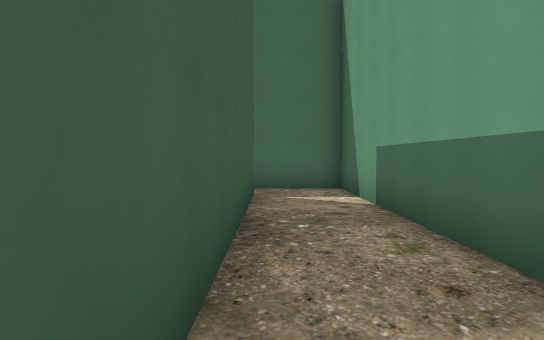
[1] (above)

24 first-person views from a walk through a Godot game level. The camera is 1.5 m above the floor, tilts 2° down and sees 70° across. The floor is counted in squares, 2 m on a side. Each view is taken from the middle of a square. On the plan, view 1 faces up. The plan holds only what a view shows up to about 12 squares ahead; the rest is blank. The place goes on beyond the plan. Characters and animated objects are not drawn. Some surface patterns are stand-ins.

[2]
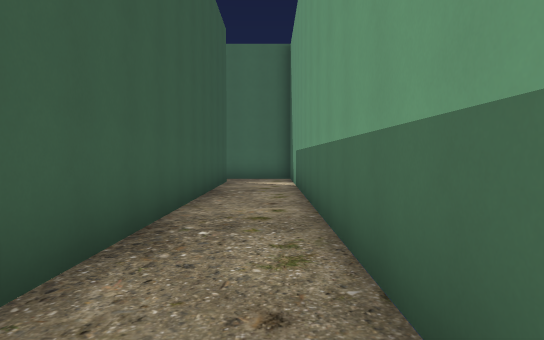

[3]
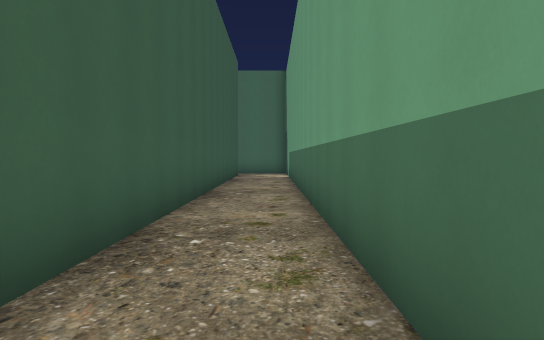

[4]
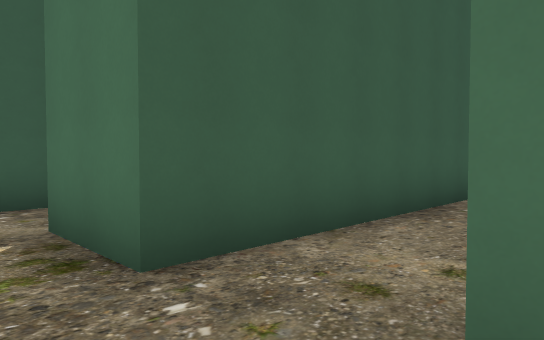

[5]
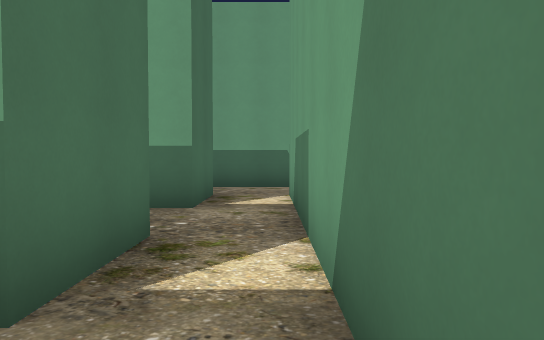

[6]
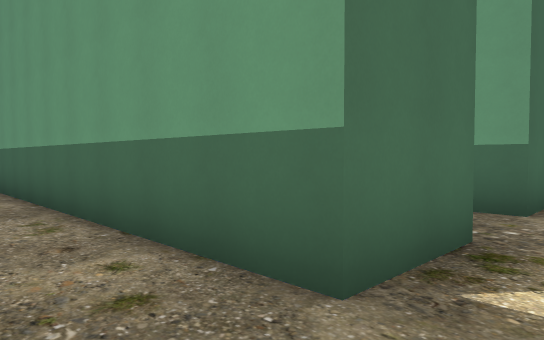

[7]
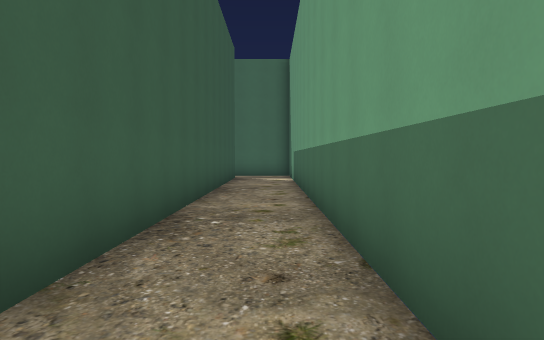

[8]
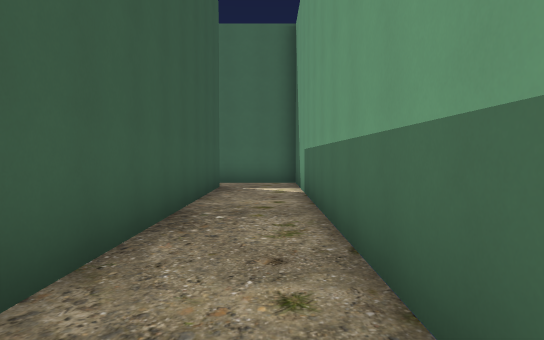

[9]
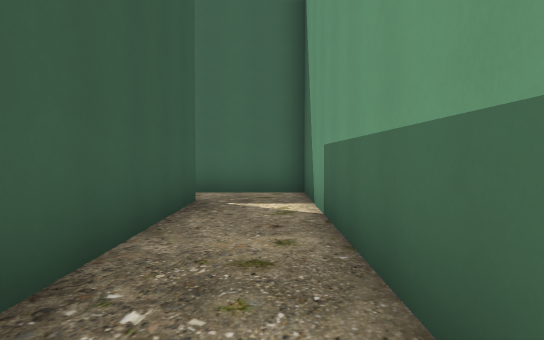

[10]
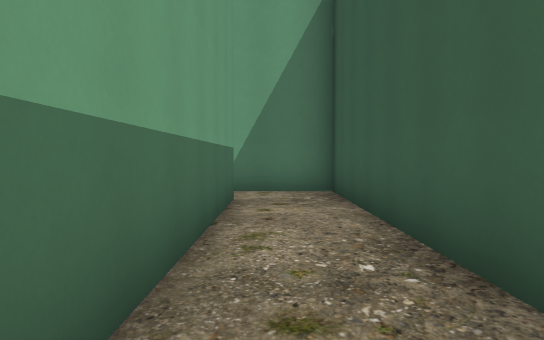

[11]
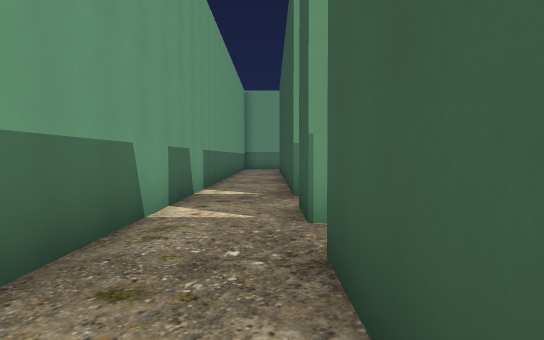

[12]
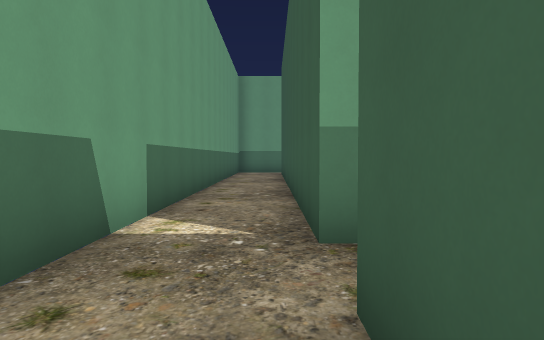

[13]
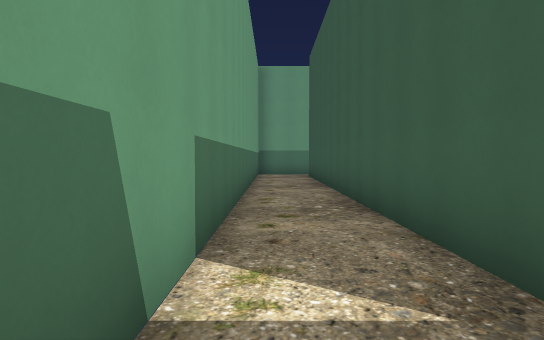

[14]
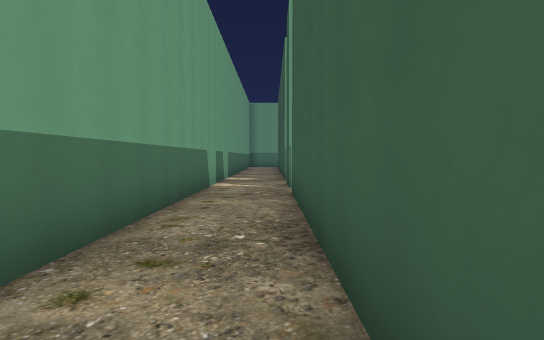

[15]
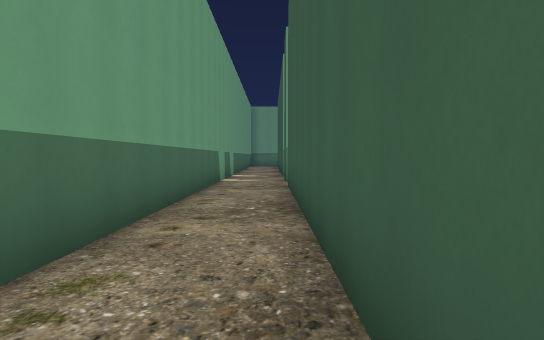

[16]
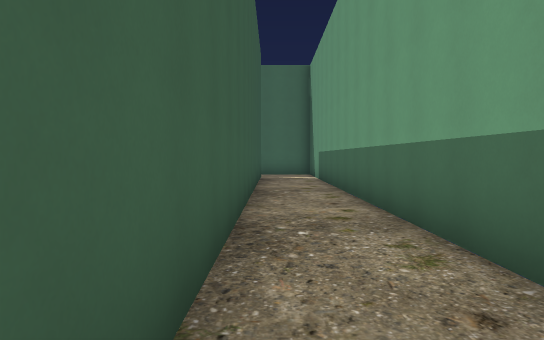

[17]
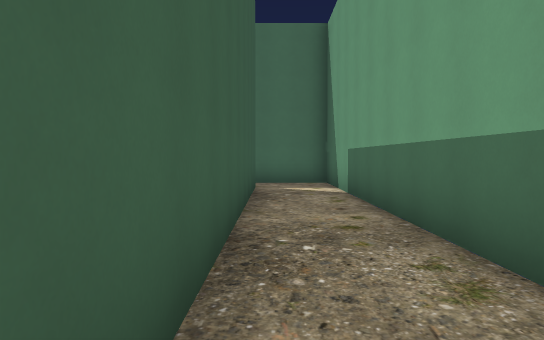

[18]
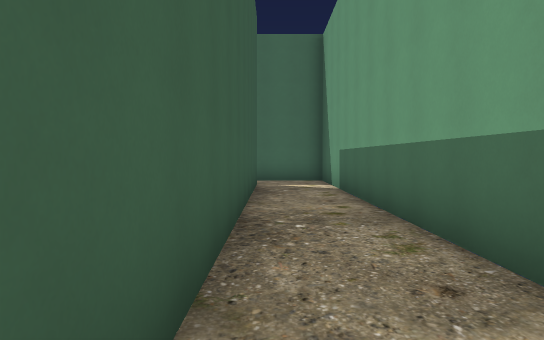

[19]
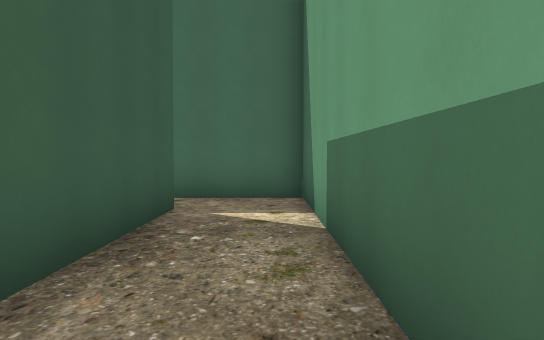

[20]
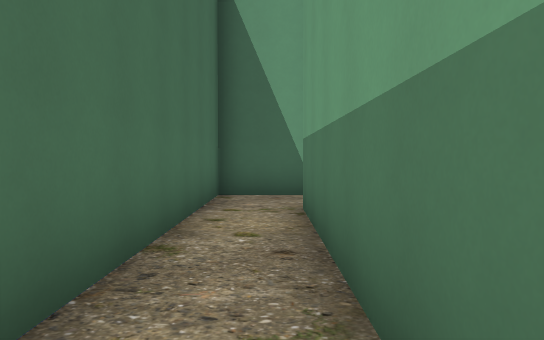

[21]
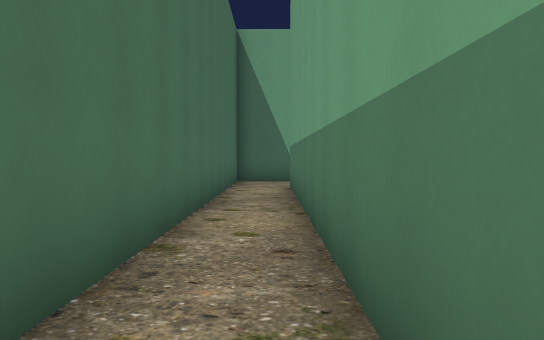

[22]
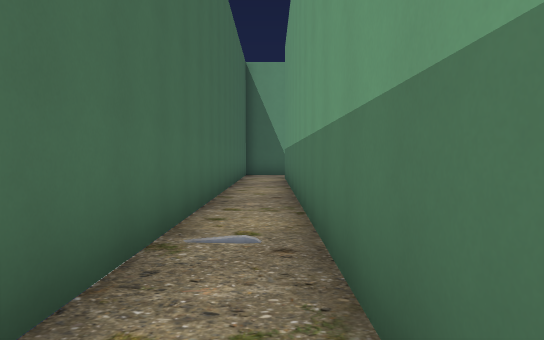

[23]
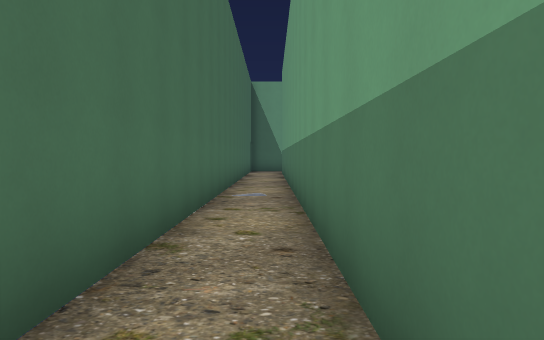

[24]
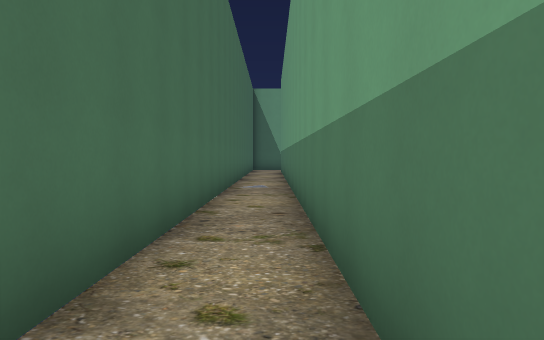

### Floor plan
Points are (right, up) in squares from view 1. A wall is a line through its corners. A room is listed if a view was taken in it or the views show most of it. See-through windows are left out.
Room 1 (views 1, 2, 3)
walls: (-0.3, 7.5) (-0.3, -8.8) (-2.3, -8.8); (-2.6, -10.3) (1.4, -10.3); (1.6, -8.8) (1.6, 9.1) (-0.5, 9.1)
ways out: opening at (2.5, -9.5) to room 2; opening at (-1.5, -9.5) to room 3
Room 2 (views 4, 11, 12, 14, 15, 16, 17, 18, 19, 20, 21, 22, 23, 24)
walls: (-15.4, 10.6) (3.6, 10.6) (3.6, -8.8) (1.6, -8.8); (1.4, -10.3) (3.6, -10.3); (5.6, -10.4) (5.6, 12) (-14.6, 12)
ways out: opening at (2.5, -9.5) to room 1; opening at (4.5, -11) to room 4
Room 3 (views 5, 6, 7, 8, 9, 10)
walls: (-4.3, 4.6) (-4.3, -10.3) (-2.6, -10.3); (-2.3, -8.8) (-2.3, 6.1) (-4.6, 6.1)
ways out: opening at (-1.5, -9.5) to room 1
Room 4 (view 13)
walls: (3.6, -13.2) (3.6, -20.5); (3.6, -10.3) (3.6, -11.9); (5.6, -20.4) (5.6, -10.4)
ways out: opening at (4.5, -11) to room 2; opening at (2.5, -12.5)

Positions as (right, up) in squares from view 1, and headings:
1: (0, 0), facing up
2: (1, -4), facing up
3: (1, -8), facing up
4: (2, -10), facing up-left
5: (-4, -10), facing right
6: (-4, -10), facing up-right
7: (-3, -9), facing up
8: (-3, -5), facing up
9: (-3, -2), facing up
10: (-3, -2), facing down
11: (4, -6), facing down
12: (4, -10), facing down
13: (5, -12), facing down
14: (4, -1), facing down
15: (4, 1), facing down
16: (4, -4), facing up
17: (4, 1), facing up
18: (4, 0), facing up
19: (5, 5), facing up
20: (-2, 11), facing right
21: (-6, 11), facing right
22: (-10, 11), facing right
23: (-14, 11), facing right
24: (-16, 11), facing right
